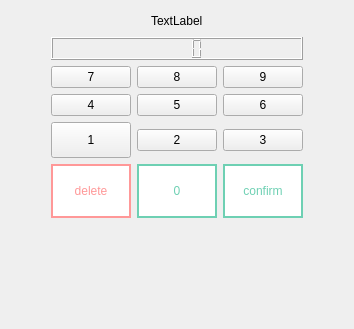
      <widget class="QWidget" name="numericQuestionPage">
       <layout class="QVBoxLayout" name="verticalLayout">
        <item>
         <layout class="QHBoxLayout" name="horizontalLayout_7">
          <item>
           <spacer name="horizontalSpacer_18">
            <property name="orientation">
             <enum>Qt::Horizontal</enum>
            </property>
            <property name="sizeHint" stdset="0">
             <size>
              <width>40</width>
              <height>20</height>
             </size>
            </property>
           </spacer>
          </item>
          <item>
           <widget class="QLabel" name="numericLabel">
            <property name="styleSheet">
             <string notr="true">font: 400 84pt &quot;JasmineUPC&quot;;</string>
            </property>
            <property name="text">
             <string>TextLabel</string>
            </property>
           </widget>
          </item>
          <item>
           <spacer name="horizontalSpacer_19">
            <property name="orientation">
             <enum>Qt::Horizontal</enum>
            </property>
            <property name="sizeHint" stdset="0">
             <size>
              <width>40</width>
              <height>20</height>
             </size>
            </property>
           </spacer>
          </item>
         </layout>
        </item>
        <item>
         <layout class="QHBoxLayout" name="horizontalLayout_10">
          <item>
           <spacer name="horizontalSpacer_20">
            <property name="orientation">
             <enum>Qt::Horizontal</enum>
            </property>
            <property name="sizeType">
             <enum>QSizePolicy::Minimum</enum>
            </property>
            <property name="sizeHint" stdset="0">
             <size>
              <width>40</width>
              <height>20</height>
             </size>
            </property>
           </spacer>
          </item>
          <item>
           <widget class="QLCDNumber" name="lcdNumber"/>
          </item>
          <item>
           <spacer name="horizontalSpacer_21">
            <property name="orientation">
             <enum>Qt::Horizontal</enum>
            </property>
            <property name="sizeType">
             <enum>QSizePolicy::Minimum</enum>
            </property>
            <property name="sizeHint" stdset="0">
             <size>
              <width>40</width>
              <height>20</height>
             </size>
            </property>
           </spacer>
          </item>
         </layout>
        </item>
        <item>
         <layout class="QHBoxLayout" name="horizontalLayout_5">
          <item>
           <spacer name="horizontalSpacer_22">
            <property name="orientation">
             <enum>Qt::Horizontal</enum>
            </property>
            <property name="sizeType">
             <enum>QSizePolicy::MinimumExpanding</enum>
            </property>
            <property name="sizeHint" stdset="0">
             <size>
              <width>40</width>
              <height>20</height>
             </size>
            </property>
           </spacer>
          </item>
          <item>
           <layout class="QGridLayout" name="gridLayout_4">
            <property name="rightMargin">
             <number>0</number>
            </property>
            <item row="2" column="1">
             <widget class="QPushButton" name="num_2">
              <property name="text">
               <string>2</string>
              </property>
             </widget>
            </item>
            <item row="0" column="2">
             <widget class="QPushButton" name="num_9">
              <property name="text">
               <string>9</string>
              </property>
             </widget>
            </item>
            <item row="0" column="0">
             <widget class="QPushButton" name="num_7">
              <property name="text">
               <string>7</string>
              </property>
             </widget>
            </item>
            <item row="1" column="0">
             <widget class="QPushButton" name="num_4">
              <property name="text">
               <string>4</string>
              </property>
             </widget>
            </item>
            <item row="1" column="2">
             <widget class="QPushButton" name="num_6">
              <property name="text">
               <string>6</string>
              </property>
             </widget>
            </item>
            <item row="2" column="2">
             <widget class="QPushButton" name="num_3">
              <property name="text">
               <string>3</string>
              </property>
             </widget>
            </item>
            <item row="2" column="0">
             <widget class="QPushButton" name="num_1">
              <property name="styleSheet">
               <string notr="true">padding: 10px;
font: 400 24pt &quot;JasmineUPC&quot;;</string>
              </property>
              <property name="text">
               <string>1</string>
              </property>
             </widget>
            </item>
            <item row="1" column="1">
             <widget class="QPushButton" name="num_5">
              <property name="text">
               <string>5</string>
              </property>
             </widget>
            </item>
            <item row="0" column="1">
             <widget class="QPushButton" name="num_8">
              <property name="text">
               <string>8</string>
              </property>
             </widget>
            </item>
            <item row="3" column="0">
             <widget class="QPushButton" name="deleteButton">
              <property name="styleSheet">
               <string notr="true">padding: 5px;
height :40px;
width: 65px;
font: 400 24pt &quot;JasmineUPC&quot;;
border: 2px solid  rgb(255, 152, 152);
color: rgb(255, 152, 152);

   
  background-color:  rgb(255, 255, 255) ;
</string>
              </property>
              <property name="text">
               <string>delete</string>
              </property>
             </widget>
            </item>
            <item row="3" column="1">
             <widget class="QPushButton" name="num_0">
              <property name="styleSheet">
               <string notr="true">padding: 5 px;
height :40px;
width: 60px;
font: 400 24pt &quot;JasmineUPC&quot;;
border: 2px solid rgb(110, 208, 179);
  color: rgb(110, 208, 179);
   
  background-color:  rgb(255, 255, 255) ;
</string>
              </property>
              <property name="text">
               <string>0</string>
              </property>
             </widget>
            </item>
            <item row="3" column="2">
             <widget class="QPushButton" name="confirmButton">
              <property name="styleSheet">
               <string notr="true">padding: 5px;


height :40px;
width: 65px;
font: 400 24pt &quot;JasmineUPC&quot;;
border: 2px solid rgb(110, 208, 179);
  color: rgb(110, 208, 179);
   
  background-color:  rgb(255, 255, 255) ;
</string>
              </property>
              <property name="text">
               <string>confirm</string>
              </property>
             </widget>
            </item>
           </layout>
          </item>
          <item>
           <spacer name="horizontalSpacer_23">
            <property name="orientation">
             <enum>Qt::Horizontal</enum>
            </property>
            <property name="sizeType">
             <enum>QSizePolicy::MinimumExpanding</enum>
            </property>
            <property name="sizeHint" stdset="0">
             <size>
              <width>40</width>
              <height>20</height>
             </size>
            </property>
           </spacer>
          </item>
         </layout>
        </item>
        <item>
         <spacer name="verticalSpacer_13">
          <property name="orientation">
           <enum>Qt::Vertical</enum>
          </property>
          <property name="sizeType">
           <enum>QSizePolicy::Minimum</enum>
          </property>
          <property name="sizeHint" stdset="0">
           <size>
            <width>20</width>
            <height>100</height>
           </size>
          </property>
         </spacer>
        </item>
       </layout>
      </widget>
